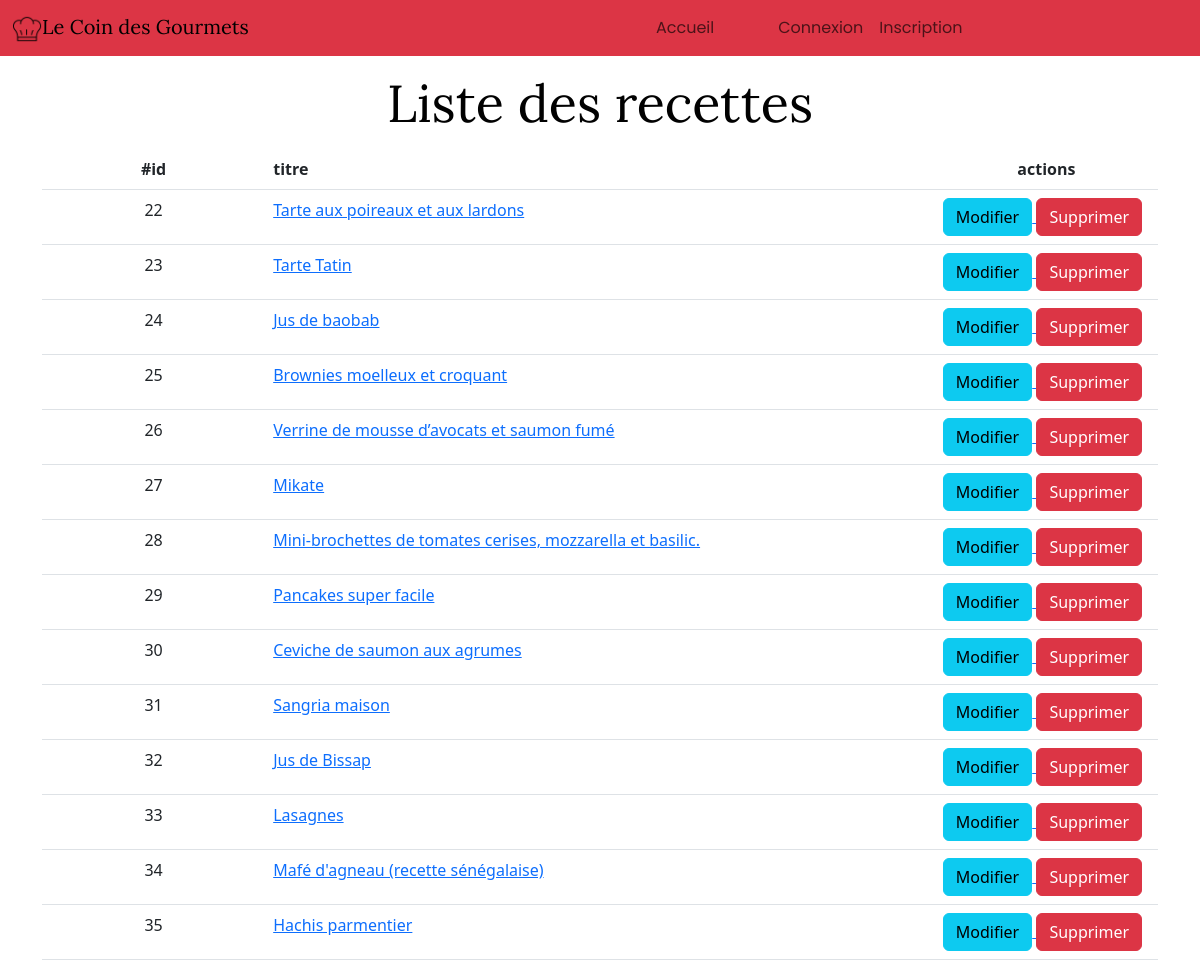
The app's page /articles.php, older data.
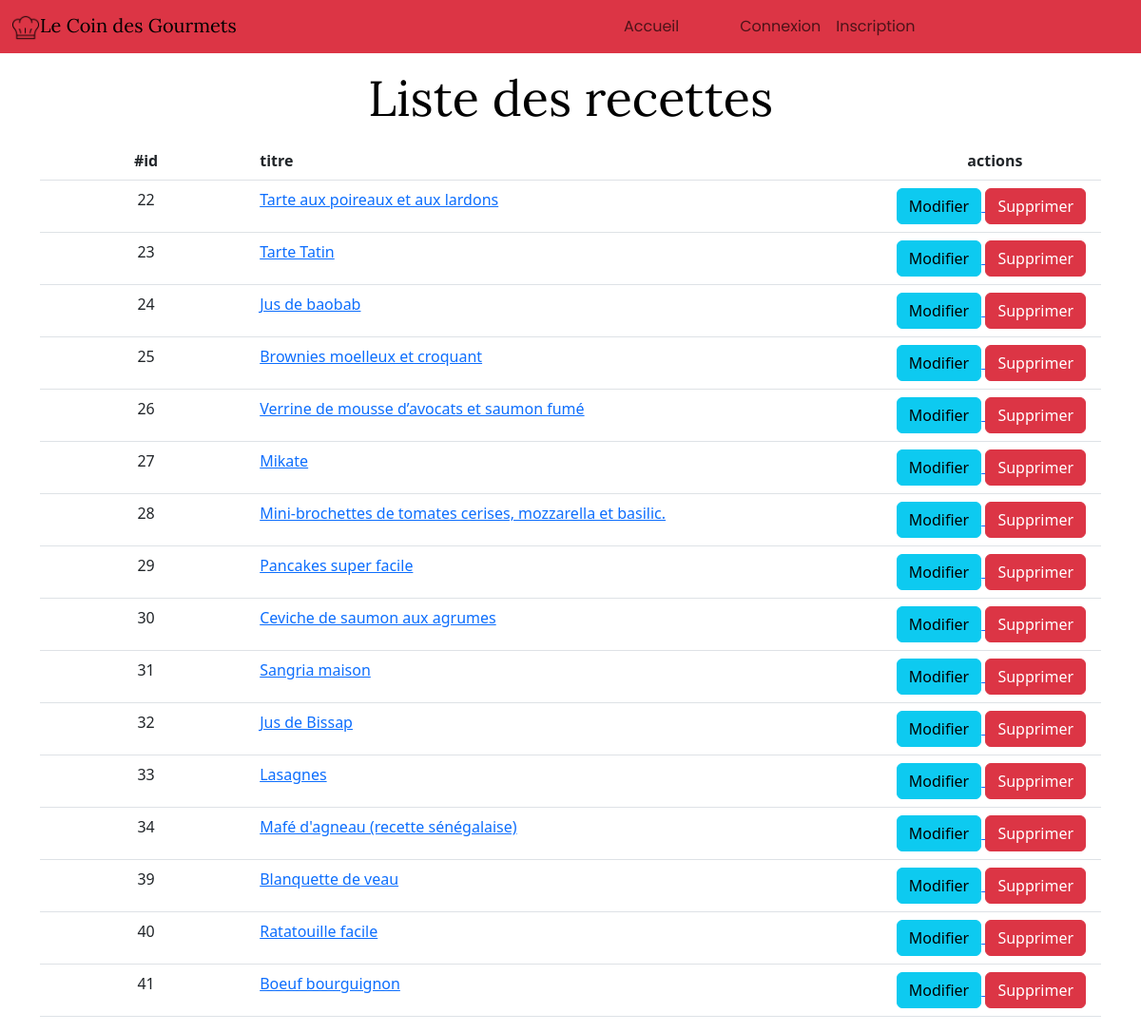
The same page, newer data.
### tables this page shows
CREATE TABLE `article` (
  `id_article` int(11) NOT NULL,
  `titre` varchar(255) NOT NULL,
  `contenu` text,
  `image` varchar(255) DEFAULT NULL,
  `video` varchar(500) DEFAULT NULL,
  `id_auteur` int(11) NOT NULL,
  `date_publication` datetime DEFAULT NULL
);

### articles.php (called while the page is built, shortened)
<?php
require_once './model/article.php';
$articleModel = new Article();
$articles = $articleModel->getAllArticle();
include './template_view/article.phtml';

### model/article.php (called while the page is built, shortened)
<?php
class Article
{
  public function getAllArticle()
  {
    $conn = connect();
    $query = $conn->prepare("SELECT * FROM article");
    $query->execute();
    $result = $query->fetchAll(PDO::FETCH_ASSOC);
    return ($result);
  }
}

### template_view/article.phtml (the view, shortened to what this page needs)
<!DOCTYPE html>
<html lang="fr">
<head>
  <?php include_once './include/script.php'; ?>
  <link rel="stylesheet" href="./assets/css/style.css">
</head>
<body>
  <main>
    <?php include_once './include/menu.php'; ?>
    <br>
    <br>
    <br>
    <div class="container">
      <h1 class="d-flex justify-content-center align-items-center" style="margin-bottom: 15px;">Liste des recettes</h1>
      <table class="table">
        <thead style="background-color: #F7E6A4 ;">
          <tr>
            <th scope="col" class="col-2 text-center">#id</th>
            <th scope="col" class="col-6">titre</th>
            <th scope="col" class="col-2 text-center">actions</th>
          </tr>
        </thead>
        <tbody>
          <?php foreach ($articles as $row) { ?>
            <tr>
              <td scope="row" class="col-2 text-center"><?php echo $row['id_article'] ?></td>
              <td><a href="article_details.php?id=<?php echo $row['id_article'] ?>"><?php echo $row['titre']; ?></a></td>
              <td>
                <a href="article_update.php?id=<?php echo $row['id_article'] ?>">
                  <span class="btn btn-info">Modifier</span>
                </a>
                <a href="article_delete.php?id=<?php echo $row['id_article'] ?>">
                  <span class="btn btn-danger">Supprimer</span>
                </a>
              </td>
            </tr>
          <?php } ?>
        </tbody>
    </div>
  </main>
</body>
</html>

Row changes from the older to the newer data that the page shows:
removed article: id_article "35", titre "Hachis parmentier"
added article: id_article "39", titre "Blanquette de veau"
added article: id_article "40", titre "Ratatouille facile"
added article: id_article "41", titre "Boeuf bourguignon"
